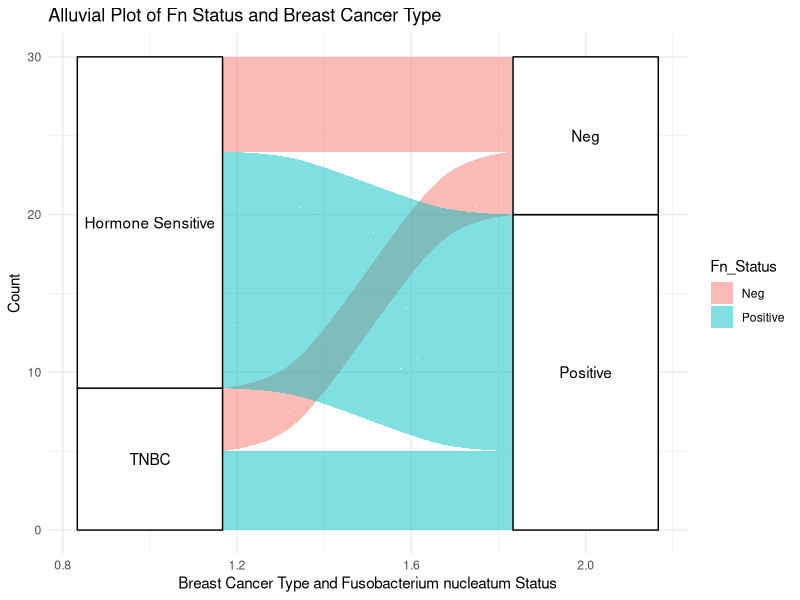

Recreate this plot in R.
# Install necessary packages (if not already installed)
# install.packages("ggalluvial")
# install.packages("dplyr")

# Load necessary libraries
library(ggplot2)
library(ggalluvial)
library(dplyr)

# Read the dataset (replace 'BreastCancer_Dataset.csv' with your file path if needed)
data <- read.csv("BreastCancer_Dataset.csv")

# Clean up the 'BC Type' column by removing extra spaces
data$BC.Type <- trimws(data$BC.Type)

# Verify the unique values in the 'BC Type' column after cleaning
unique(data$BC.Type)

# Create the Alluvial plot comparing BC.Type and Fn_Status
ggplot(data, aes(axis1 = BC.Type, axis2 = Fn_Status)) +
  geom_alluvium(aes(fill = Fn_Status)) +
  geom_stratum() +
  geom_text(stat = "stratum", aes(label = after_stat(stratum))) +
  labs(title = "Alluvial Plot of Fn Status and Breast Cancer Type",
       x = "Breast Cancer Type and Fusobacterium nucleatum Status",
       y = "Count") +
  theme_minimal()
